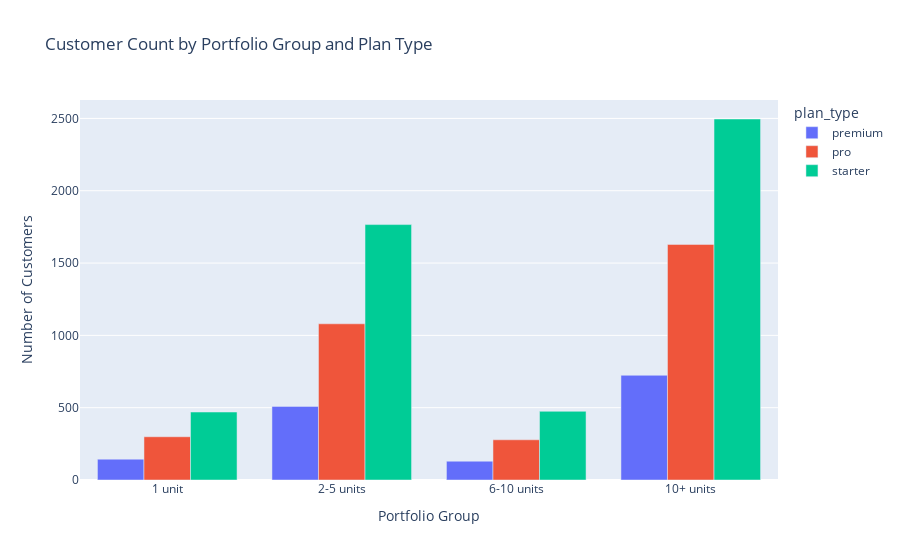
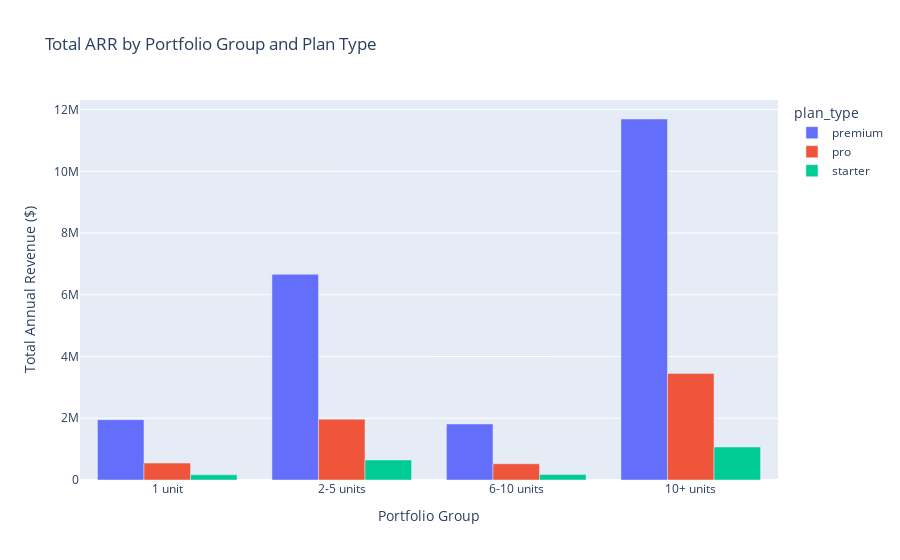
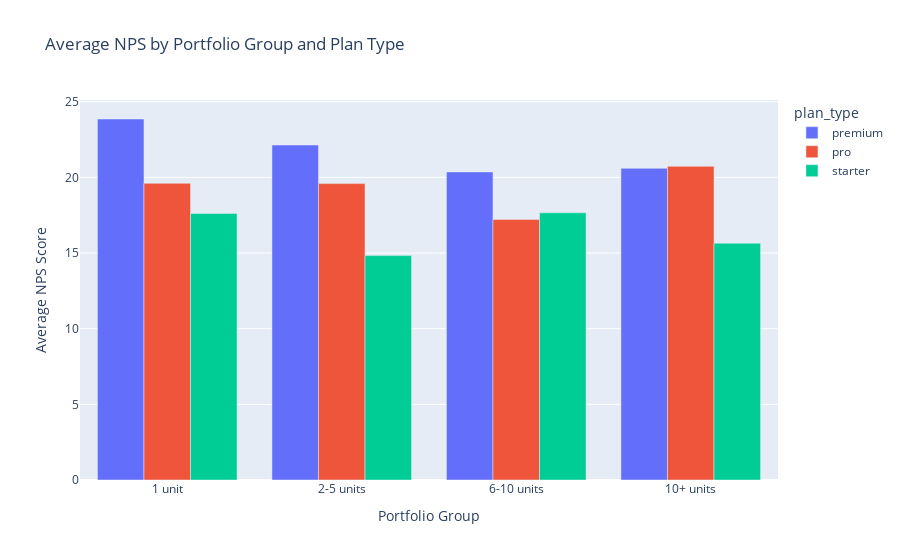
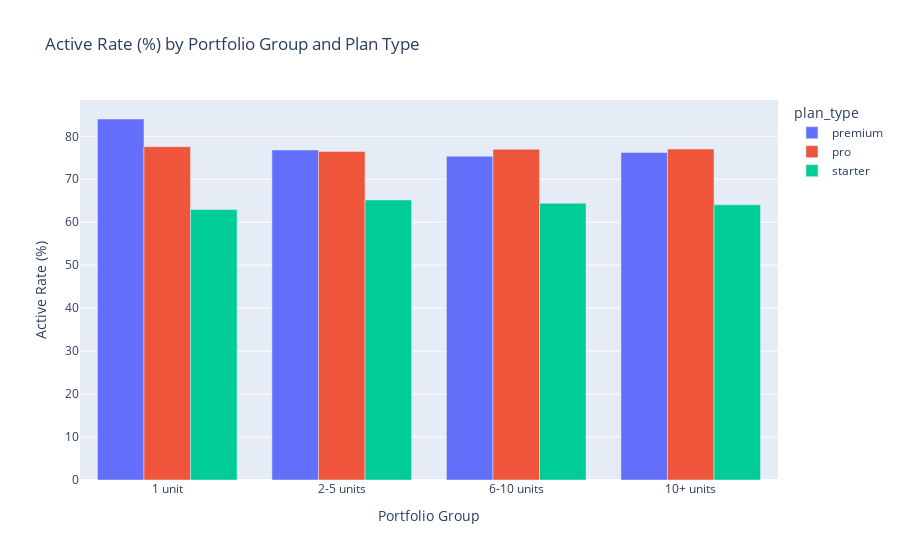

Notebook source saved alongside these figures, in order:
### Code cell
# Create visualizations of key segment metrics

# 1. Customer Count by Segment
fig = px.bar(segment_stats.reset_index(), 
             x='portfolio_group', 
             y='customer_count',
             color='plan_type',
             title='Customer Count by Portfolio Group and Plan Type',
             barmode='group',
             labels={'customer_count': 'Number of Customers', 'portfolio_group': 'Portfolio Group'})
fig.show()

# 2. Total ARR by Segment
fig = px.bar(segment_stats.reset_index(), 
             x='portfolio_group', 
             y='total_arr',
             color='plan_type',
             title='Total ARR by Portfolio Group and Plan Type',
             barmode='group',
             labels={'total_arr': 'Total Annual Revenue ($)', 'portfolio_group': 'Portfolio Group'})
fig.show()

# 3. Average NPS by Segment
fig = px.bar(segment_stats.reset_index(), 
             x='portfolio_group', 
             y='avg_nps',
             color='plan_type',
             title='Average NPS by Portfolio Group and Plan Type',
             barmode='group',
             labels={'avg_nps': 'Average NPS Score', 'portfolio_group': 'Portfolio Group'})
fig.show()

# 4. Active Rate by Segment
fig = px.bar(segment_stats.reset_index(), 
             x='portfolio_group', 
             y='active_rate_pct',
             color='plan_type',
             title='Active Rate (%) by Portfolio Group and Plan Type',
             barmode='group',
             labels={'active_rate_pct': 'Active Rate (%)', 'portfolio_group': 'Portfolio Group'})
fig.show()

### Figure 1 — Plotly figure (JSON) as saved in the notebook; plotly's stock layout.template omitted (floating-point values rounded to 4 significant figures)
{"data": [{"alignmentgroup": "True", "hovertemplate": "plan_type=premium<br>Portfolio Group=%{x}<br>Number of Customers=%{y}<extra></extra>", "legendgroup": "premium", "marker": {"color": "#636efa", "pattern": {"shape": ""}}, "name": "premium", "offsetgroup": "premium", "orientation": "v", "showlegend": true, "textposition": "auto", "type": "bar", "x": ["1 unit", "2-5 units", "6-10 units", "10+ units"], "xaxis": "x", "y": [144, 509, 130, 724], "yaxis": "y"}, {"alignmentgroup": "True", "hovertemplate": "plan_type=pro<br>Portfolio Group=%{x}<br>Number of Customers=%{y}<extra></extra>", "legendgroup": "pro", "marker": {"color": "#EF553B", "pattern": {"shape": ""}}, "name": "pro", "offsetgroup": "pro", "orientation": "v", "showlegend": true, "textposition": "auto", "type": "bar", "x": ["1 unit", "2-5 units", "6-10 units", "10+ units"], "xaxis": "x", "y": [299, 1080, 278, 1629], "yaxis": "y"}, {"alignmentgroup": "True", "hovertemplate": "plan_type=starter<br>Portfolio Group=%{x}<br>Number of Customers=%{y}<extra></extra>", "legendgroup": "starter", "marker": {"color": "#00cc96", "pattern": {"shape": ""}}, "name": "starter", "offsetgroup": "starter", "orientation": "v", "showlegend": true, "textposition": "auto", "type": "bar", "x": ["1 unit", "2-5 units", "6-10 units", "10+ units"], "xaxis": "x", "y": [470, 1766, 475, 2496], "yaxis": "y"}], "layout": {"barmode": "group", "legend": {"title": {"text": "plan_type"}, "tracegroupgap": 0}, "title": {"text": "Customer Count by Portfolio Group and Plan Type"}, "xaxis": {"anchor": "y", "domain": [0, 1], "title": {"text": "Portfolio Group"}}, "yaxis": {"anchor": "x", "domain": [0, 1], "title": {"text": "Number of Customers"}}}}

### Figure 2 — Plotly figure (JSON) as saved in the notebook; plotly's stock layout.template omitted (floating-point values rounded to 4 significant figures)
{"data": [{"alignmentgroup": "True", "hovertemplate": "plan_type=premium<br>Portfolio Group=%{x}<br>Total Annual Revenue ($)=%{y}<extra></extra>", "legendgroup": "premium", "marker": {"color": "#636efa", "pattern": {"shape": ""}}, "name": "premium", "offsetgroup": "premium", "orientation": "v", "showlegend": true, "textposition": "auto", "type": "bar", "x": ["1 unit", "2-5 units", "6-10 units", "10+ units"], "xaxis": "x", "y": [1954000.0, 6663000.0, 1815000.0, 11690000.0], "yaxis": "y"}, {"alignmentgroup": "True", "hovertemplate": "plan_type=pro<br>Portfolio Group=%{x}<br>Total Annual Revenue ($)=%{y}<extra></extra>", "legendgroup": "pro", "marker": {"color": "#EF553B", "pattern": {"shape": ""}}, "name": "pro", "offsetgroup": "pro", "orientation": "v", "showlegend": true, "textposition": "auto", "type": "bar", "x": ["1 unit", "2-5 units", "6-10 units", "10+ units"], "xaxis": "x", "y": [547400.0, 1971000.0, 526300.0, 3453000.0], "yaxis": "y"}, {"alignmentgroup": "True", "hovertemplate": "plan_type=starter<br>Portfolio Group=%{x}<br>Total Annual Revenue ($)=%{y}<extra></extra>", "legendgroup": "starter", "marker": {"color": "#00cc96", "pattern": {"shape": ""}}, "name": "starter", "offsetgroup": "starter", "orientation": "v", "showlegend": true, "textposition": "auto", "type": "bar", "x": ["1 unit", "2-5 units", "6-10 units", "10+ units"], "xaxis": "x", "y": [169200.0, 649100.0, 181300.0, 1069000.0], "yaxis": "y"}], "layout": {"barmode": "group", "legend": {"title": {"text": "plan_type"}, "tracegroupgap": 0}, "title": {"text": "Total ARR by Portfolio Group and Plan Type"}, "xaxis": {"anchor": "y", "domain": [0, 1], "title": {"text": "Portfolio Group"}}, "yaxis": {"anchor": "x", "domain": [0, 1], "title": {"text": "Total Annual Revenue ($)"}}}}

### Figure 3 — Plotly figure (JSON) as saved in the notebook; plotly's stock layout.template omitted (floating-point values rounded to 4 significant figures)
{"data": [{"alignmentgroup": "True", "hovertemplate": "plan_type=premium<br>Portfolio Group=%{x}<br>Average NPS Score=%{y}<extra></extra>", "legendgroup": "premium", "marker": {"color": "#636efa", "pattern": {"shape": ""}}, "name": "premium", "offsetgroup": "premium", "orientation": "v", "showlegend": true, "textposition": "auto", "type": "bar", "x": ["1 unit", "2-5 units", "6-10 units", "10+ units"], "xaxis": "x", "y": [23.86, 22.14, 20.36, 20.6], "yaxis": "y"}, {"alignmentgroup": "True", "hovertemplate": "plan_type=pro<br>Portfolio Group=%{x}<br>Average NPS Score=%{y}<extra></extra>", "legendgroup": "pro", "marker": {"color": "#EF553B", "pattern": {"shape": ""}}, "name": "pro", "offsetgroup": "pro", "orientation": "v", "showlegend": true, "textposition": "auto", "type": "bar", "x": ["1 unit", "2-5 units", "6-10 units", "10+ units"], "xaxis": "x", "y": [19.61, 19.59, 17.22, 20.73], "yaxis": "y"}, {"alignmentgroup": "True", "hovertemplate": "plan_type=starter<br>Portfolio Group=%{x}<br>Average NPS Score=%{y}<extra></extra>", "legendgroup": "starter", "marker": {"color": "#00cc96", "pattern": {"shape": ""}}, "name": "starter", "offsetgroup": "starter", "orientation": "v", "showlegend": true, "textposition": "auto", "type": "bar", "x": ["1 unit", "2-5 units", "6-10 units", "10+ units"], "xaxis": "x", "y": [17.61, 14.83, 17.66, 15.65], "yaxis": "y"}], "layout": {"barmode": "group", "legend": {"title": {"text": "plan_type"}, "tracegroupgap": 0}, "title": {"text": "Average NPS by Portfolio Group and Plan Type"}, "xaxis": {"anchor": "y", "domain": [0, 1], "title": {"text": "Portfolio Group"}}, "yaxis": {"anchor": "x", "domain": [0, 1], "title": {"text": "Average NPS Score"}}}}

### Figure 4 — Plotly figure (JSON) as saved in the notebook; plotly's stock layout.template omitted (floating-point values rounded to 4 significant figures)
{"data": [{"alignmentgroup": "True", "hovertemplate": "plan_type=premium<br>Portfolio Group=%{x}<br>Active Rate (%)=%{y}<extra></extra>", "legendgroup": "premium", "marker": {"color": "#636efa", "pattern": {"shape": ""}}, "name": "premium", "offsetgroup": "premium", "orientation": "v", "showlegend": true, "textposition": "auto", "type": "bar", "x": ["1 unit", "2-5 units", "6-10 units", "10+ units"], "xaxis": "x", "y": [84.03, 76.82, 75.38, 76.24], "yaxis": "y"}, {"alignmentgroup": "True", "hovertemplate": "plan_type=pro<br>Portfolio Group=%{x}<br>Active Rate (%)=%{y}<extra></extra>", "legendgroup": "pro", "marker": {"color": "#EF553B", "pattern": {"shape": ""}}, "name": "pro", "offsetgroup": "pro", "orientation": "v", "showlegend": true, "textposition": "auto", "type": "bar", "x": ["1 unit", "2-5 units", "6-10 units", "10+ units"], "xaxis": "x", "y": [77.59, 76.48, 76.98, 77.04], "yaxis": "y"}, {"alignmentgroup": "True", "hovertemplate": "plan_type=starter<br>Portfolio Group=%{x}<br>Active Rate (%)=%{y}<extra></extra>", "legendgroup": "starter", "marker": {"color": "#00cc96", "pattern": {"shape": ""}}, "name": "starter", "offsetgroup": "starter", "orientation": "v", "showlegend": true, "textposition": "auto", "type": "bar", "x": ["1 unit", "2-5 units", "6-10 units", "10+ units"], "xaxis": "x", "y": [62.98, 65.18, 64.42, 64.06], "yaxis": "y"}], "layout": {"barmode": "group", "legend": {"title": {"text": "plan_type"}, "tracegroupgap": 0}, "title": {"text": "Active Rate (%) by Portfolio Group and Plan Type"}, "xaxis": {"anchor": "y", "domain": [0, 1], "title": {"text": "Portfolio Group"}}, "yaxis": {"anchor": "x", "domain": [0, 1], "title": {"text": "Active Rate (%)"}}}}
